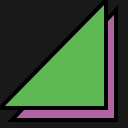
Frame 1 (no input)
Frame 60 (no input): identical to frame 1, image omitted
Frame 120 (the mouse pressed at the canvas centre since frame 60): identical to frame 1, image omitted

The p5.js sketch that drew this single still picture (run headless with seeded random() and noise() and a simulated clock; from frame 60 on, the mouse is pressed at the canvas centre):

// p5.js sketch
// ── sketch.js
function setup() {
  createCanvas(128,128);
}

function draw() {
  background(25,25,25);
  strokeWeight(4);
  fill(178, 100, 162);
  triangle(12,120,116,120,116,10);
  fill(94, 185, 84);
  triangle(0,108,106,108,106,0);
  //fill(255);
  textSize(32);
  textFont("serif");
  text("46", 68, 100);
}
